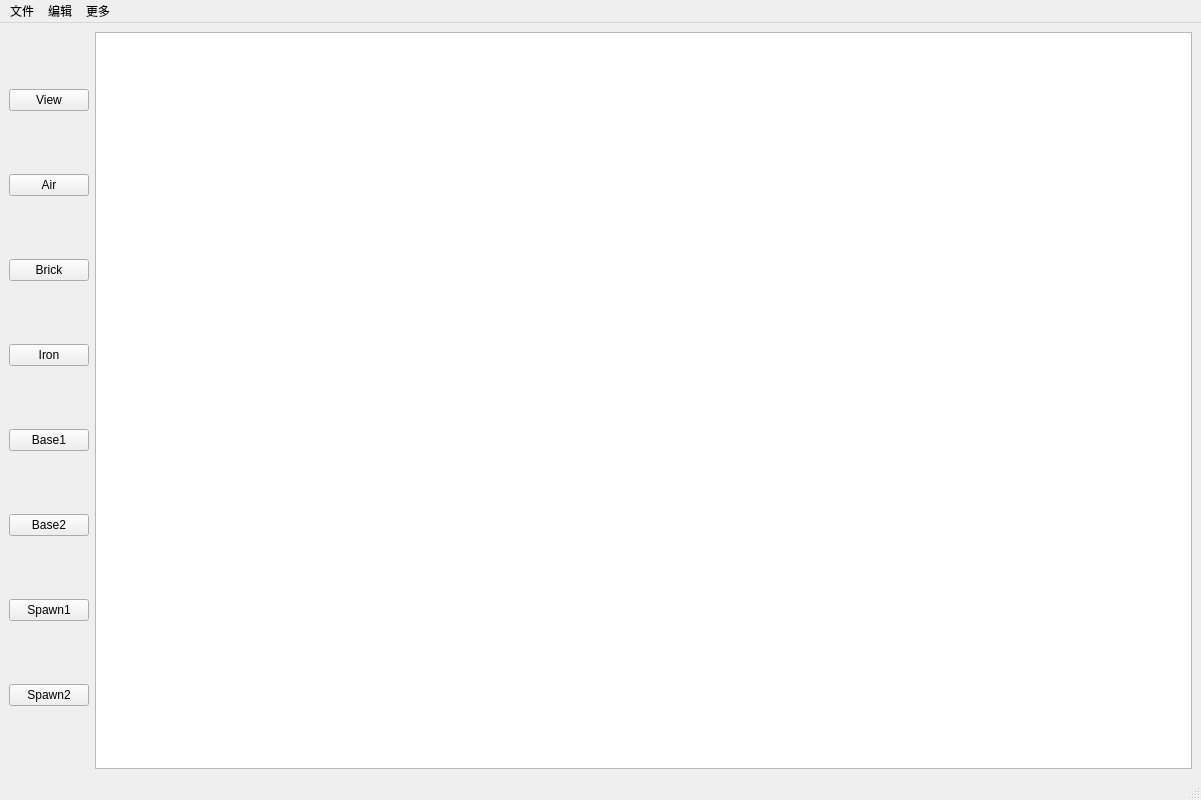
<?xml version="1.0" encoding="UTF-8"?>
<ui version="4.0">
 <class>Mapmaker</class>
 <widget class="QMainWindow" name="Mapmaker">
  <property name="geometry">
   <rect>
    <x>0</x>
    <y>0</y>
    <width>1201</width>
    <height>800</height>
   </rect>
  </property>
  <property name="minimumSize">
   <size>
    <width>1200</width>
    <height>800</height>
   </size>
  </property>
  <property name="windowTitle">
   <string>Mapmaker</string>
  </property>
  <widget class="QWidget" name="centralwidget">
   <layout class="QHBoxLayout" name="horizontalLayout_2">
    <item>
     <layout class="QHBoxLayout" name="horizontalLayout">
      <item>
       <layout class="QVBoxLayout" name="verticalLayout">
        <item>
         <widget class="QPushButton" name="ViewButton">
          <property name="text">
           <string>View</string>
          </property>
         </widget>
        </item>
        <item>
         <widget class="QPushButton" name="AirButton">
          <property name="text">
           <string>Air</string>
          </property>
         </widget>
        </item>
        <item>
         <widget class="QPushButton" name="BrickButton">
          <property name="text">
           <string>Brick</string>
          </property>
         </widget>
        </item>
        <item>
         <widget class="QPushButton" name="IronButton">
          <property name="text">
           <string>Iron</string>
          </property>
         </widget>
        </item>
        <item>
         <widget class="QPushButton" name="Base1Button">
          <property name="text">
           <string>Base1</string>
          </property>
         </widget>
        </item>
        <item>
         <widget class="QPushButton" name="Base2Button">
          <property name="text">
           <string>Base2</string>
          </property>
         </widget>
        </item>
        <item>
         <widget class="QPushButton" name="Spawn1Button">
          <property name="text">
           <string>Spawn1</string>
          </property>
         </widget>
        </item>
        <item>
         <widget class="QPushButton" name="Spawn2Button">
          <property name="text">
           <string>Spawn2</string>
          </property>
         </widget>
        </item>
       </layout>
      </item>
      <item>
       <widget class="QTableWidget" name="maptable"/>
      </item>
     </layout>
    </item>
   </layout>
  </widget>
  <widget class="QMenuBar" name="menubar">
   <property name="geometry">
    <rect>
     <x>0</x>
     <y>0</y>
     <width>1201</width>
     <height>26</height>
    </rect>
   </property>
   <widget class="QMenu" name="file">
    <property name="title">
     <string>文件</string>
    </property>
    <addaction name="New"/>
    <addaction name="Open"/>
    <addaction name="Save"/>
    <addaction name="Quit"/>
   </widget>
   <widget class="QMenu" name="menu">
    <property name="title">
     <string>编辑</string>
    </property>
    <addaction name="Undo"/>
    <addaction name="Redo"/>
   </widget>
   <widget class="QMenu" name="more">
    <property name="title">
     <string>更多</string>
    </property>
    <addaction name="Help"/>
   </widget>
   <addaction name="file"/>
   <addaction name="menu"/>
   <addaction name="more"/>
  </widget>
  <widget class="QStatusBar" name="statusbar"/>
  <action name="New">
   <property name="text">
    <string>新建</string>
   </property>
  </action>
  <action name="Save">
   <property name="text">
    <string>保存</string>
   </property>
  </action>
  <action name="Open">
   <property name="text">
    <string>打开</string>
   </property>
  </action>
  <action name="Quit">
   <property name="text">
    <string>退出</string>
   </property>
  </action>
  <action name="Undo">
   <property name="text">
    <string>撤回</string>
   </property>
  </action>
  <action name="Redo">
   <property name="text">
    <string>重做</string>
   </property>
  </action>
  <action name="Help">
   <property name="text">
    <string>帮助</string>
   </property>
  </action>
 </widget>
 <resources/>
 <connections/>
</ui>
